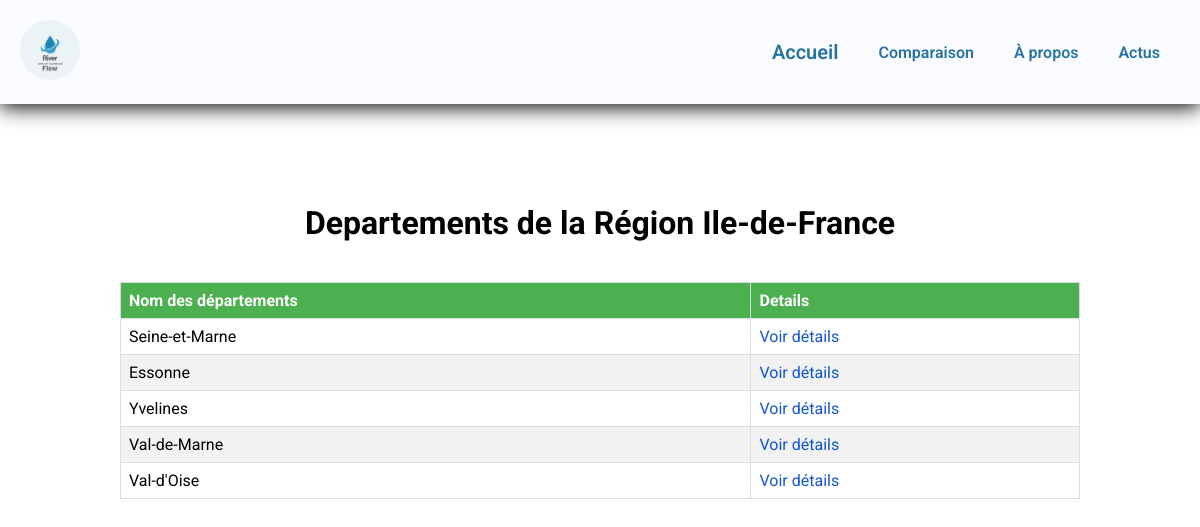
The app's page /region/11 with its own data.
### tables this page shows
CREATE TABLE regions(
        code_region INTEGER PRIMARY KEY,
        libelle_region TEXT UNIQUE
    );

CREATE TABLE departements (
        code_departement TEXT PRIMARY KEY,
        libelle_departement TEXT UNIQUE,
        code_region TEXT,
        FOREIGN KEY (code_region) REFERENCES regions(code_region)
    );

### controller.py (the view)
@app.route('/region/<code_region>')
def view_region_details(code_region):
    db = get_db()
    region_query = db.execute('SELECT libelle_region FROM regions WHERE code_region = ?', (code_region,))
    region_name = region_query.fetchone()
    department_query = db.execute('SELECT * FROM departements WHERE code_region = ?', (code_region,))
    departements = department_query.fetchall()
    db.close()
    if region_name:
        return render_template('departements.html', departements=departements, libelle_region=region_name['libelle_region'], code_region=code_region)
    else:
        return "Region not found", 404

### controller.py (called while the page is built)
def get_db():
    db_path = os.path.join(os.path.dirname(os.path.abspath(__file__)), 'ecoulement.db')
    conn = sqlite3.connect(db_path)
    conn.row_factory = sqlite3.Row
    return conn

### templates/departements.html
{% extends 'base.html'%}
{% block head %}
<link rel="stylesheet" href="{{ url_for('static', filename='departements.css') }}">
{% endblock %}
{% block body %}
<section id="header">
    <a href="#"><img src="/static/img/logo.png"></a>
    <div>
        <ul id="navbar">
            <li><a href="#" class="acceuil">Accueil</a></li>
            <li><a href="#">Comparaison</a></li>
            <li><a href="#">À propos</a></li>
            <li><a href="#">Actus</a></li>
        </ul>
    </div>
</section>
<section id="display_departements">
    <h1>Departements de la Région {{ libelle_region }}</h1>
    <table border="1">
        <thead>
            <tr>
                <th>Nom des départements</th>
                <th>Details</th>
            </tr>
        </thead>
        <tbody>
            {% for departement in departements %}
            <tr>
                <td>{{ departement.libelle_departement }}</td>
                <td><a href="{{ url_for('view_departement_details', code_departement=departement.code_departement) }}">Voir détails</a></td>
            </tr>
            {% endfor %}
        </tbody>
    </table>
</section>
{% endblock %}

### static/departements.css (style rules this page uses)
* { padding: 0; margin: 0; text-decoration: none; list-style: none; box-sizing: none; }
body { font-family: 'Roboto', sans-serif; height: 160vh; }
#header { display: flex; align-items: center; justify-content: space-between; background-color: rgb(250, 252, 255); padding: 20px; box-shadow: 0 3px 20px ; box-shadow: rgba(0, 0, 0, 0.3); z-index: 999; position: sticky; top: 0; left: 0; }
#navbar { display: flex; align-items: center; justify-content: space-between; }
#navbar li { padding: 0 20px; font-size: 16px; transition: 0.3s; }
#navbar li a { color: #2774a0; font-size: 16px; font-weight: 600; }
#header img { width: 60px; border-radius: 50px; }
#header .acceuil { font-size: 20px; }
#display_departements { text-align: center; width: 100%; }
h1 { margin-top: 100px; margin-bottom: 40px; font-size: 2rem; }
table { margin: 0 auto; width: 80%; border-collapse: collapse; }
th, td { border: 1px solid #ddd; padding: 8px; text-align: left; }
th { background-color: #4CAF50; color: white; }
tr:nth-child(even) { background-color: #f2f2f2; }
a { color: #1155CC; text-decoration: none; }

### records on screen
regions: libelle_region "Ile-de-France"
departements: libelle_departement "Seine-et-Marne"
departements: libelle_departement "Essonne"
departements: libelle_departement "Yvelines"
departements: libelle_departement "Val-de-Marne"
departements: libelle_departement "Val-d'Oise"
